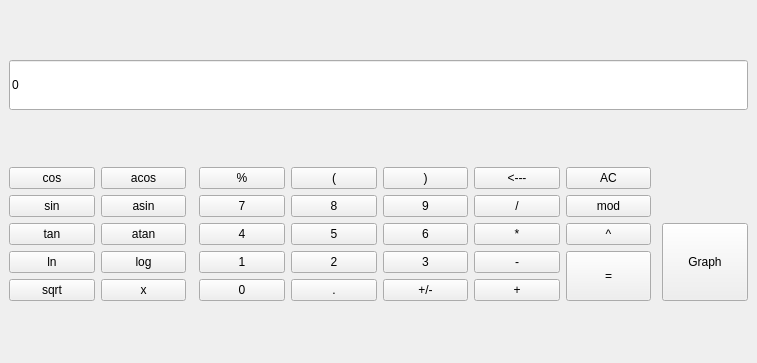
<?xml version="1.0" encoding="UTF-8"?>
<ui version="4.0">
 <class>MainWindow</class>
 <widget class="QMainWindow" name="MainWindow">
  <property name="geometry">
   <rect>
    <x>0</x>
    <y>0</y>
    <width>757</width>
    <height>363</height>
   </rect>
  </property>
  <property name="sizePolicy">
   <sizepolicy hsizetype="Expanding" vsizetype="Expanding">
    <horstretch>0</horstretch>
    <verstretch>0</verstretch>
   </sizepolicy>
  </property>
  <property name="windowTitle">
   <string>Calculator</string>
  </property>
  <widget class="QWidget" name="centralwidget">
   <layout class="QVBoxLayout" name="verticalLayout">
    <item>
     <widget class="QLineEdit" name="labelResult">
      <property name="sizePolicy">
       <sizepolicy hsizetype="Expanding" vsizetype="Fixed">
        <horstretch>0</horstretch>
        <verstretch>0</verstretch>
       </sizepolicy>
      </property>
      <property name="minimumSize">
       <size>
        <width>1</width>
        <height>50</height>
       </size>
      </property>
      <property name="styleSheet">
       <string notr="true">QLineEdit {
  qproperty-alignment: 'AlignVCenter | AlignRight';
  border: 1px solid gray;
}

background-color : white;</string>
      </property>
      <property name="text">
       <string>0</string>
      </property>
     </widget>
    </item>
    <item>
     <layout class="QGridLayout" name="gridLayout">
      <item row="4" column="3">
       <widget class="QPushButton" name="buttonZero">
        <property name="text">
         <string>0</string>
        </property>
       </widget>
      </item>
      <item row="1" column="5">
       <widget class="QPushButton" name="buttonNine">
        <property name="text">
         <string>9</string>
        </property>
       </widget>
      </item>
      <item row="0" column="6">
       <widget class="QPushButton" name="buttonErase">
        <property name="text">
         <string>&lt;---</string>
        </property>
       </widget>
      </item>
      <item row="2" column="7">
       <widget class="QPushButton" name="buttonPow">
        <property name="text">
         <string>^</string>
        </property>
       </widget>
      </item>
      <item row="0" column="2" rowspan="5">
       <spacer name="horizontalSpacer">
        <property name="orientation">
         <enum>Qt::Horizontal</enum>
        </property>
        <property name="sizeType">
         <enum>QSizePolicy::Fixed</enum>
        </property>
        <property name="sizeHint" stdset="0">
         <size>
          <width>7</width>
          <height>20</height>
         </size>
        </property>
       </spacer>
      </item>
      <item row="2" column="9" rowspan="3">
       <widget class="QPushButton" name="buttonGraph">
        <property name="sizePolicy">
         <sizepolicy hsizetype="Minimum" vsizetype="Minimum">
          <horstretch>0</horstretch>
          <verstretch>0</verstretch>
         </sizepolicy>
        </property>
        <property name="text">
         <string>Graph</string>
        </property>
       </widget>
      </item>
      <item row="3" column="7" rowspan="2">
       <widget class="QPushButton" name="buttonEqual">
        <property name="sizePolicy">
         <sizepolicy hsizetype="Minimum" vsizetype="Minimum">
          <horstretch>0</horstretch>
          <verstretch>0</verstretch>
         </sizepolicy>
        </property>
        <property name="text">
         <string>=</string>
        </property>
       </widget>
      </item>
      <item row="3" column="0">
       <widget class="QPushButton" name="buttonLn">
        <property name="text">
         <string>ln</string>
        </property>
       </widget>
      </item>
      <item row="0" column="0">
       <widget class="QPushButton" name="buttonCos">
        <property name="text">
         <string>cos</string>
        </property>
       </widget>
      </item>
      <item row="1" column="1">
       <widget class="QPushButton" name="buttonAsin">
        <property name="text">
         <string>asin</string>
        </property>
       </widget>
      </item>
      <item row="2" column="3">
       <widget class="QPushButton" name="buttonFour">
        <property name="text">
         <string>4</string>
        </property>
       </widget>
      </item>
      <item row="1" column="4">
       <widget class="QPushButton" name="buttonEight">
        <property name="text">
         <string>8</string>
        </property>
       </widget>
      </item>
      <item row="4" column="4">
       <widget class="QPushButton" name="buttonDot">
        <property name="text">
         <string>.</string>
        </property>
       </widget>
      </item>
      <item row="1" column="7">
       <widget class="QPushButton" name="buttonMod">
        <property name="text">
         <string>mod</string>
        </property>
       </widget>
      </item>
      <item row="3" column="3">
       <widget class="QPushButton" name="buttonOne">
        <property name="text">
         <string>1</string>
        </property>
       </widget>
      </item>
      <item row="2" column="0">
       <widget class="QPushButton" name="buttonTan">
        <property name="text">
         <string>tan</string>
        </property>
       </widget>
      </item>
      <item row="0" column="1">
       <widget class="QPushButton" name="buttonAcos">
        <property name="text">
         <string>acos</string>
        </property>
       </widget>
      </item>
      <item row="4" column="6">
       <widget class="QPushButton" name="buttonPlus">
        <property name="text">
         <string>+</string>
        </property>
       </widget>
      </item>
      <item row="1" column="3">
       <widget class="QPushButton" name="buttonSeven">
        <property name="text">
         <string>7</string>
        </property>
       </widget>
      </item>
      <item row="2" column="1">
       <widget class="QPushButton" name="buttonAtan">
        <property name="text">
         <string>atan</string>
        </property>
       </widget>
      </item>
      <item row="1" column="6">
       <widget class="QPushButton" name="buttonDiv">
        <property name="text">
         <string>/</string>
        </property>
       </widget>
      </item>
      <item row="3" column="5">
       <widget class="QPushButton" name="buttonThree">
        <property name="text">
         <string>3</string>
        </property>
       </widget>
      </item>
      <item row="1" column="0">
       <widget class="QPushButton" name="buttonSin">
        <property name="text">
         <string>sin</string>
        </property>
       </widget>
      </item>
      <item row="3" column="6">
       <widget class="QPushButton" name="buttonMinus">
        <property name="text">
         <string>-</string>
        </property>
       </widget>
      </item>
      <item row="2" column="5">
       <widget class="QPushButton" name="buttonSix">
        <property name="text">
         <string>6</string>
        </property>
       </widget>
      </item>
      <item row="3" column="1">
       <widget class="QPushButton" name="buttonLog">
        <property name="text">
         <string>log</string>
        </property>
       </widget>
      </item>
      <item row="3" column="4">
       <widget class="QPushButton" name="buttonTwo">
        <property name="text">
         <string>2</string>
        </property>
       </widget>
      </item>
      <item row="2" column="4">
       <widget class="QPushButton" name="buttonFive">
        <property name="text">
         <string>5</string>
        </property>
       </widget>
      </item>
      <item row="4" column="5">
       <widget class="QPushButton" name="buttonNeg">
        <property name="text">
         <string>+/-</string>
        </property>
       </widget>
      </item>
      <item row="2" column="6">
       <widget class="QPushButton" name="buttonMul">
        <property name="text">
         <string>*</string>
        </property>
       </widget>
      </item>
      <item row="0" column="7">
       <widget class="QPushButton" name="buttonClear">
        <property name="text">
         <string>AC</string>
        </property>
       </widget>
      </item>
      <item row="2" column="8">
       <spacer name="horizontalSpacer_2">
        <property name="orientation">
         <enum>Qt::Horizontal</enum>
        </property>
        <property name="sizeType">
         <enum>QSizePolicy::Minimum</enum>
        </property>
        <property name="sizeHint" stdset="0">
         <size>
          <width>5</width>
          <height>5</height>
         </size>
        </property>
       </spacer>
      </item>
      <item row="0" column="5">
       <widget class="QPushButton" name="buttonRightBracket">
        <property name="text">
         <string>)</string>
        </property>
       </widget>
      </item>
      <item row="0" column="4">
       <widget class="QPushButton" name="buttonLeftBracket">
        <property name="text">
         <string>(</string>
        </property>
       </widget>
      </item>
      <item row="4" column="0">
       <widget class="QPushButton" name="buttonSqrt">
        <property name="text">
         <string>sqrt</string>
        </property>
       </widget>
      </item>
      <item row="4" column="1">
       <widget class="QPushButton" name="buttonX">
        <property name="text">
         <string>x</string>
        </property>
       </widget>
      </item>
      <item row="0" column="3">
       <widget class="QPushButton" name="buttonPercent">
        <property name="text">
         <string>%</string>
        </property>
       </widget>
      </item>
     </layout>
    </item>
   </layout>
  </widget>
 </widget>
 <resources/>
 <connections/>
</ui>
